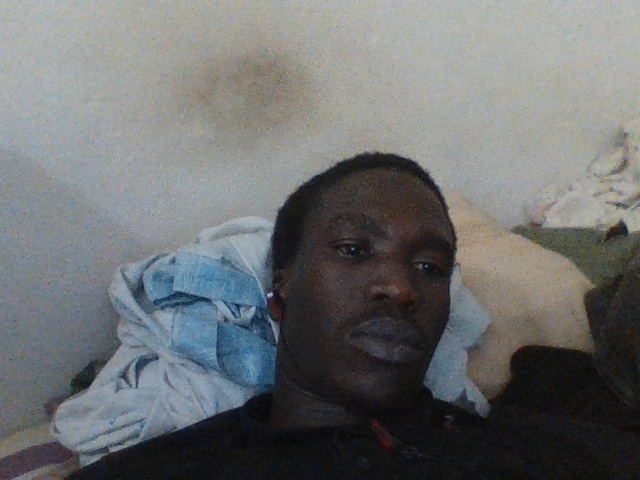
#> input picture TestImages/daouda.jpg, 640 x 480 px
$ python tester.py
#> lines starting #> are read from the running program, lines starting #| are printed output that depends on the picture
### faceRecognition.py
import cv2
import os
import numpy as np

#This module contains all common functions that are called in tester.py file


#Given an image below function returns rectangle for face detected alongwith gray scale image
def faceDetection(test_img):
    gray_img=cv2.cvtColor(test_img,cv2.COLOR_BGR2GRAY)#convert color image to grayscale
    face_haar_cascade=cv2.CascadeClassifier('HaarCascade/haarcascade_frontalface_default.xml')#Load haar classifier
    faces=face_haar_cascade.detectMultiScale(gray_img,scaleFactor=1.32,minNeighbors=5)#detectMultiScale returns rectangles

    return faces,gray_img

#Given a directory below function returns part of gray_img which is face alongwith its label/ID
def labels_for_training_data(directory):
    faces=[]
    faceID=[]

    for path,subdirnames,filenames in os.walk(directory):
        for filename in filenames:
            if filename.startswith("."):
                print("Skipping system file")#Skipping files that startwith .
                continue

            id=os.path.basename(path)#fetching subdirectory names
            img_path=os.path.join(path,filename)#fetching image path
            print("img_path:",img_path)
            print("id:",id)
            test_img=cv2.imread(img_path)#loading each image one by one
            if test_img is None:
                print("Image not loaded properly")
                continue
            faces_rect,gray_img=faceDetection(test_img)#Calling faceDetection function to return faces detected in particular image
            if len(faces_rect)!=1:
               continue #Since we are assuming only single person images are being fed to classifier
            (x,y,w,h)=faces_rect[0]
            roi_gray=gray_img[y:y+w,x:x+h]#cropping region of interest i.e. face area from grayscale image
            faces.append(roi_gray)
            faceID.append(int(id))
    return faces,faceID


#Below function trains haar classifier and takes faces,faceID returned by previous function as its arguments
def train_classifier(faces,faceID):
    face_recognizer=cv2.face.LBPHFaceRecognizer_create()
    face_recognizer.train(faces,np.array(faceID))
    return face_recognizer

#Below function draws bounding boxes around detected face in image
def draw_rect(test_img,face):
    (x,y,w,h)=face
    cv2.rectangle(test_img,(x,y),(x+w,y+h),(255,0,0),thickness=5)

#Below function writes name of person for detected label
def put_text(test_img,text,x,y):
    cv2.putText(test_img,text,(x,y),cv2.FONT_HERSHEY_DUPLEX,2,(255,0,0),4)

### tester.py
import cv2
import os
import numpy as np
import faceRecognition as fr


#This module takes images  stored in diskand performs face recognition
test_img=cv2.imread('TestImages/daouda.jpg')#test_img path
#> test_img is the input picture: shape (480, 640, 3); mean B, G, R 112.4, 111.8, 109.6
faces_detected,gray_img=fr.faceDetection(test_img)
#> in faceDetection, `gray_img=cv2.cvtColor(test_img,cv2.COLOR_BGR2GRAY)#convert color image..`:
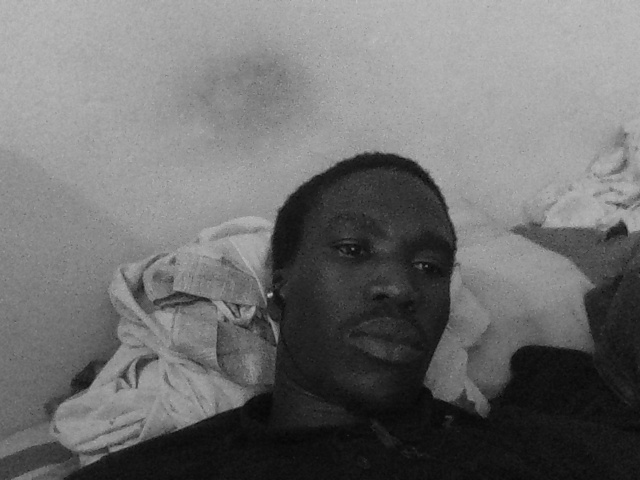
#> gray_img: shape (480, 640); min 2, max 197, mean 111.2
#> in faceDetection, `faces=face_haar_cascade.detectMultiScale(gray_img,scaleFactor=1.32,min..`: faces = ()
#> faces_detected = ()
print("faces_detected:",faces_detected)
#| faces_detected: ()

#Comment belows lines when running this program second time.Since it saves training.yml file in directory
faces,faceID=fr.labels_for_training_data('trainingImages')
#> pass 2 of the loop in labels_for_training_data, `for path,subdirnames,filenames in os.walk(directory):`:
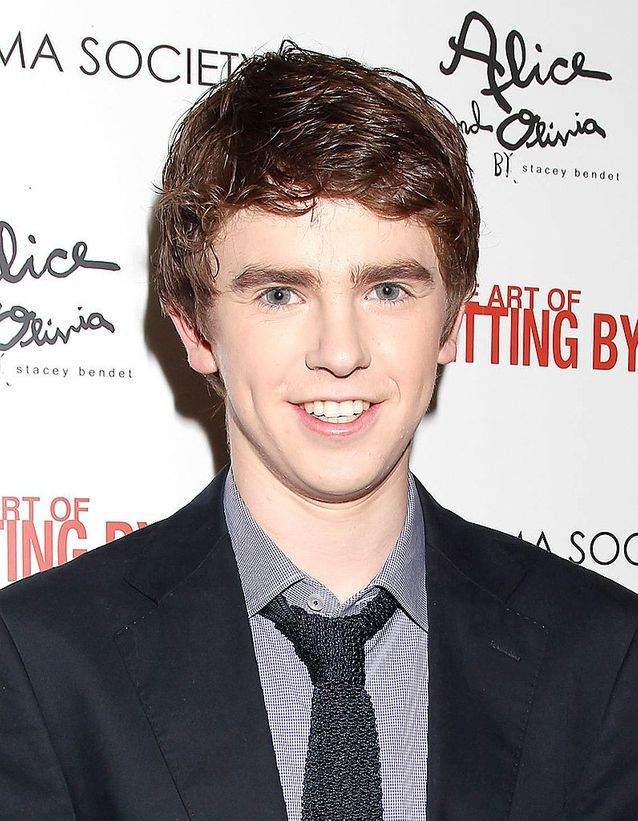
#> input picture trainingImages/0/Freddie-Highmore-aujourd-hui.jpg, 638 x 821 px
#> in labels_for_training_data, test_img is the input picture: shape (821, 638, 3); mean B, G, R 146.3, 146.7, 155.8
#> in faceDetection (call 2), `gray_img=cv2.cvtColor(test_img,cv2.COLOR_BGR2GRAY)#convert color image..`:
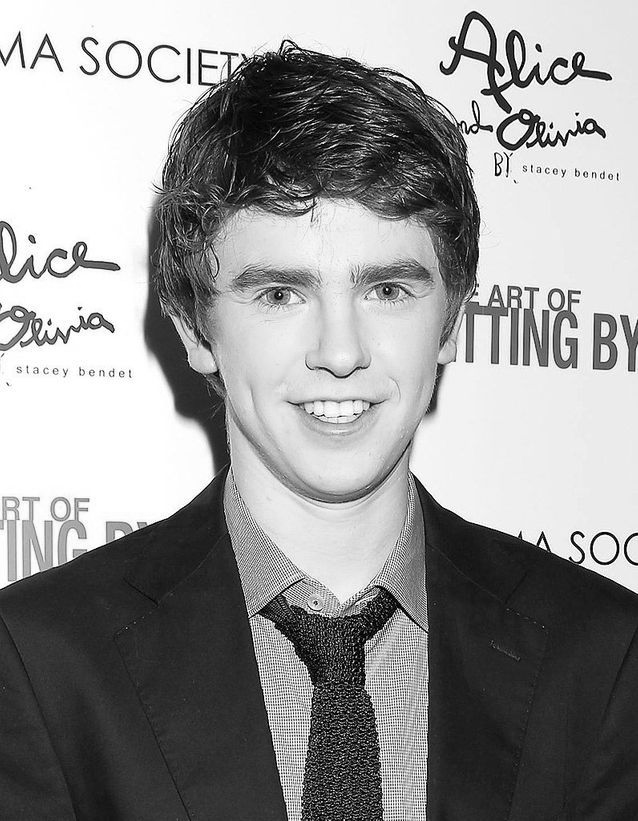
#> gray_img: shape (821, 638); min 0, max 255, mean 149.4
#> faces = [[183, 175, 299, 299]]
#> x = 183; y = 175; w = 299
#> in labels_for_training_data, `roi_gray=gray_img[y:y+w,x:x+h]#cropping region of interest i.e. face a..`:
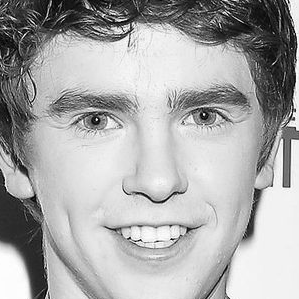
#> roi_gray: shape (299, 299); min 0, max 255, mean 170.1
face_recognizer=fr.train_classifier(faces,faceID)
face_recognizer.write('trainingData.yml')


#Uncomment below line for subsequent runs
# face_recognizer=cv2.face.LBPHFaceRecognizer_create()
# face_recognizer.read('trainingData.yml')#use this to load training data for subsequent runs

name={0:"doctor",1:"daouda"}#creating dictionary containing names for each label

for face in faces_detected:
    (x,y,w,h)=face
    roi_gray=gray_img[y:y+h,x:x+h]
    label,confidence=face_recognizer.predict(roi_gray)#predicting the label of given image
    print("confidence:",confidence)
    print("label:",label)
    fr.draw_rect(test_img,face)
    predicted_name=name[label]
    if(confidence>37):#If confidence more than 37 then don't print predicted face text on screen
        continue
    fr.put_text(test_img,predicted_name,x,y)
#> this loop made 0 passes

resized_img=cv2.resize(test_img,(1000,700))
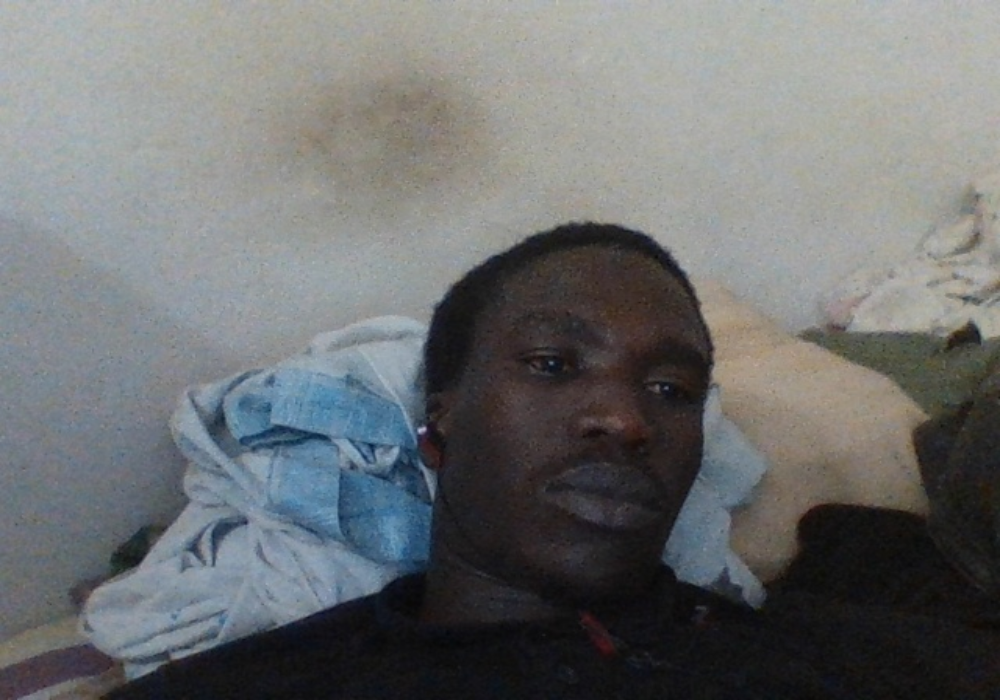
#> resized_img: shape (700, 1000, 3); mean B, G, R 112.3, 111.6, 109.5
cv2.imshow("face dtecetion tutorial",resized_img)
cv2.waitKey(0)#Waits indefinitely until a key is pressed
cv2.destroyAllWindows
